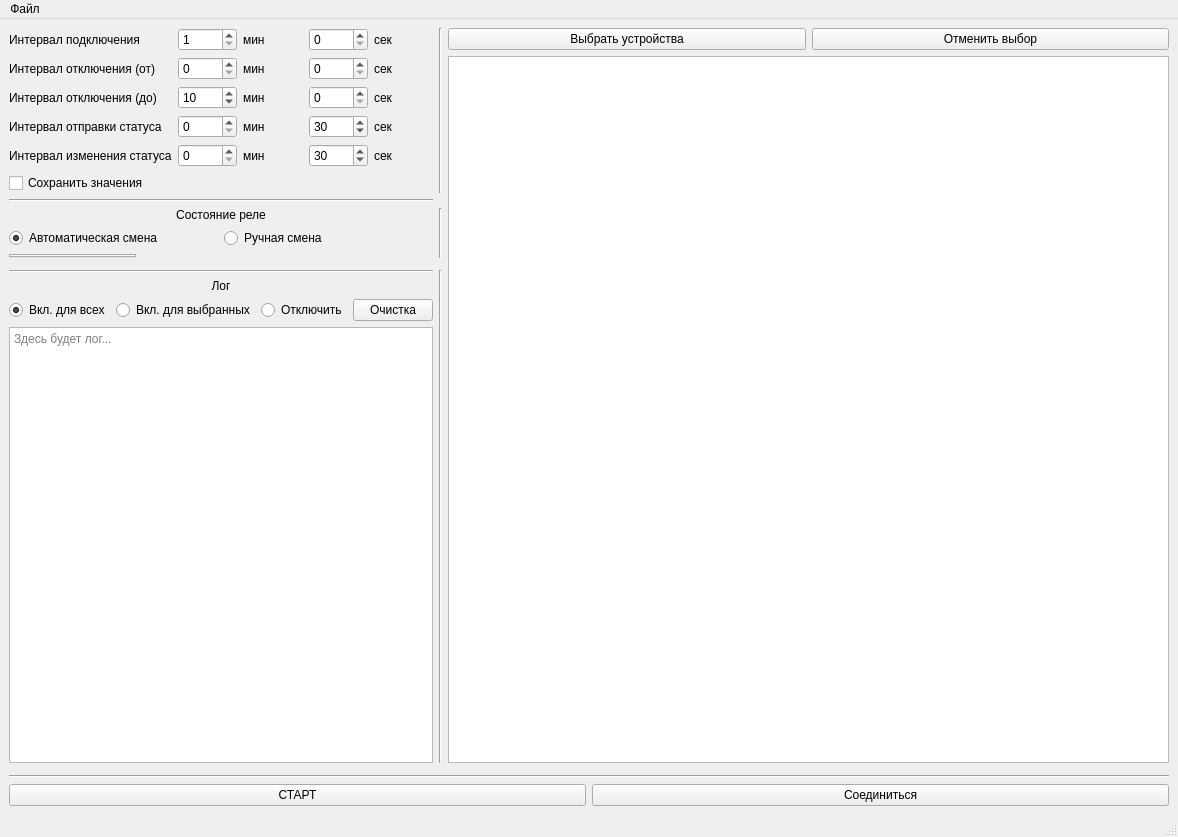
<?xml version="1.0" encoding="UTF-8"?>
<ui version="4.0">
 <class>MainWindow</class>
 <widget class="QMainWindow" name="MainWindow">
  <property name="geometry">
   <rect>
    <x>0</x>
    <y>0</y>
    <width>1178</width>
    <height>837</height>
   </rect>
  </property>
  <property name="sizePolicy">
   <sizepolicy hsizetype="Preferred" vsizetype="Preferred">
    <horstretch>0</horstretch>
    <verstretch>0</verstretch>
   </sizepolicy>
  </property>
  <property name="windowTitle">
   <string>QulonServerTest</string>
  </property>
  <property name="windowIcon">
   <iconset resource="rsc.qrc">
    <normaloff>:/images/img/icon.png</normaloff>:/images/img/icon.png</iconset>
  </property>
  <widget class="QWidget" name="centralwidget">
   <layout class="QGridLayout" name="gridLayout">
    <item row="6" column="1" rowspan="3">
     <widget class="Line" name="line_8">
      <property name="orientation">
       <enum>Qt::Vertical</enum>
      </property>
     </widget>
    </item>
    <item row="5" column="1">
     <widget class="Line" name="line_4">
      <property name="orientation">
       <enum>Qt::Vertical</enum>
      </property>
     </widget>
    </item>
    <item row="4" column="0">
     <widget class="QWidget" name="relayWidget" native="true">
      <layout class="QVBoxLayout" name="verticalLayout_4">
       <property name="leftMargin">
        <number>0</number>
       </property>
       <property name="topMargin">
        <number>0</number>
       </property>
       <property name="rightMargin">
        <number>0</number>
       </property>
       <property name="bottomMargin">
        <number>0</number>
       </property>
       <item>
        <layout class="QGridLayout" name="relayLayout">
         <property name="topMargin">
          <number>0</number>
         </property>
         <item row="1" column="0">
          <widget class="QRadioButton" name="relayAutoButton">
           <property name="text">
            <string>Автоматическая смена</string>
           </property>
           <property name="checked">
            <bool>true</bool>
           </property>
          </widget>
         </item>
         <item row="0" column="0" colspan="2">
          <widget class="QLabel" name="relayStatesLabel">
           <property name="text">
            <string>Состояние реле</string>
           </property>
           <property name="alignment">
            <set>Qt::AlignCenter</set>
           </property>
          </widget>
         </item>
         <item row="1" column="1">
          <widget class="QRadioButton" name="relayManualButton">
           <property name="text">
            <string>Ручная смена</string>
           </property>
          </widget>
         </item>
         <item row="2" column="0" colspan="2">
          <widget class="QTabWidget" name="relayStates">
           <property name="sizePolicy">
            <sizepolicy hsizetype="Fixed" vsizetype="Fixed">
             <horstretch>0</horstretch>
             <verstretch>0</verstretch>
            </sizepolicy>
           </property>
           <property name="currentIndex">
            <number>-1</number>
           </property>
          </widget>
         </item>
        </layout>
       </item>
      </layout>
     </widget>
    </item>
    <item row="6" column="0">
     <widget class="Line" name="line_2">
      <property name="orientation">
       <enum>Qt::Horizontal</enum>
      </property>
     </widget>
    </item>
    <item row="8" column="0">
     <widget class="QWidget" name="logWidget" native="true">
      <layout class="QVBoxLayout" name="verticalLayout_3">
       <property name="leftMargin">
        <number>0</number>
       </property>
       <property name="topMargin">
        <number>0</number>
       </property>
       <property name="rightMargin">
        <number>0</number>
       </property>
       <property name="bottomMargin">
        <number>0</number>
       </property>
       <item>
        <layout class="QHBoxLayout" name="logButtonsLayout">
         <property name="topMargin">
          <number>0</number>
         </property>
         <item>
          <widget class="QRadioButton" name="enableLogForAllButton">
           <property name="text">
            <string>Вкл. для всех</string>
           </property>
           <property name="checked">
            <bool>true</bool>
           </property>
          </widget>
         </item>
         <item>
          <widget class="QRadioButton" name="enableLogForSelectedButton">
           <property name="text">
            <string>Вкл. для выбранных</string>
           </property>
          </widget>
         </item>
         <item>
          <widget class="QRadioButton" name="disableLogButton">
           <property name="text">
            <string>Отключить</string>
           </property>
          </widget>
         </item>
         <item>
          <widget class="QPushButton" name="clearLogButton">
           <property name="text">
            <string>Очистка</string>
           </property>
          </widget>
         </item>
        </layout>
       </item>
       <item>
        <widget class="QTextBrowser" name="logWindow">
         <property name="sizePolicy">
          <sizepolicy hsizetype="Preferred" vsizetype="Expanding">
           <horstretch>0</horstretch>
           <verstretch>0</verstretch>
          </sizepolicy>
         </property>
         <property name="placeholderText">
          <string>Здесь будет лог...</string>
         </property>
        </widget>
       </item>
      </layout>
     </widget>
    </item>
    <item row="4" column="1">
     <widget class="Line" name="line_7">
      <property name="orientation">
       <enum>Qt::Vertical</enum>
      </property>
     </widget>
    </item>
    <item row="9" column="1">
     <widget class="Line" name="line_3">
      <property name="orientation">
       <enum>Qt::Vertical</enum>
      </property>
     </widget>
    </item>
    <item row="3" column="0">
     <widget class="Line" name="line">
      <property name="orientation">
       <enum>Qt::Horizontal</enum>
      </property>
     </widget>
    </item>
    <item row="16" column="0" colspan="6">
     <layout class="QHBoxLayout" name="controlButtonsLayout">
      <item>
       <widget class="QPushButton" name="multiConnectButton">
        <property name="sizePolicy">
         <sizepolicy hsizetype="Preferred" vsizetype="Preferred">
          <horstretch>0</horstretch>
          <verstretch>0</verstretch>
         </sizepolicy>
        </property>
        <property name="text">
         <string>СТАРТ</string>
        </property>
       </widget>
      </item>
      <item>
       <widget class="QPushButton" name="connectButton">
        <property name="sizePolicy">
         <sizepolicy hsizetype="Preferred" vsizetype="Preferred">
          <horstretch>0</horstretch>
          <verstretch>0</verstretch>
         </sizepolicy>
        </property>
        <property name="text">
         <string>Соединиться</string>
        </property>
       </widget>
      </item>
     </layout>
    </item>
    <item row="1" column="1" rowspan="2">
     <widget class="Line" name="line_5">
      <property name="orientation">
       <enum>Qt::Vertical</enum>
      </property>
     </widget>
    </item>
    <item row="1" column="2" rowspan="8" colspan="4">
     <widget class="QWidget" name="deviceWidget" native="true">
      <layout class="QGridLayout" name="gridLayout_5">
       <property name="leftMargin">
        <number>0</number>
       </property>
       <property name="topMargin">
        <number>0</number>
       </property>
       <property name="rightMargin">
        <number>0</number>
       </property>
       <property name="bottomMargin">
        <number>0</number>
       </property>
       <item row="0" column="0">
        <widget class="QPushButton" name="turnOnDevicesButton">
         <property name="sizePolicy">
          <sizepolicy hsizetype="Minimum" vsizetype="Fixed">
           <horstretch>0</horstretch>
           <verstretch>0</verstretch>
          </sizepolicy>
         </property>
         <property name="text">
          <string>Выбрать устройства</string>
         </property>
        </widget>
       </item>
       <item row="0" column="1">
        <widget class="QPushButton" name="turnOffDevicesButton">
         <property name="text">
          <string>Отменить выбор</string>
         </property>
        </widget>
       </item>
       <item row="1" column="0" colspan="2">
        <widget class="QTableWidget" name="deviceTable">
         <property name="sizePolicy">
          <sizepolicy hsizetype="Minimum" vsizetype="Preferred">
           <horstretch>0</horstretch>
           <verstretch>0</verstretch>
          </sizepolicy>
         </property>
        </widget>
       </item>
      </layout>
     </widget>
    </item>
    <item row="1" column="0" rowspan="2">
     <layout class="QGridLayout" name="timersLayout">
      <item row="0" column="1">
       <widget class="QSpinBox" name="conIntMinBox">
        <property name="sizePolicy">
         <sizepolicy hsizetype="Preferred" vsizetype="Preferred">
          <horstretch>0</horstretch>
          <verstretch>0</verstretch>
         </sizepolicy>
        </property>
        <property name="minimum">
         <number>1</number>
        </property>
        <property name="maximum">
         <number>120</number>
        </property>
       </widget>
      </item>
      <item row="3" column="4">
       <widget class="QLabel" name="secLabel4">
        <property name="sizePolicy">
         <sizepolicy hsizetype="Preferred" vsizetype="Preferred">
          <horstretch>0</horstretch>
          <verstretch>0</verstretch>
         </sizepolicy>
        </property>
        <property name="text">
         <string>сек</string>
        </property>
       </widget>
      </item>
      <item row="0" column="2">
       <widget class="QLabel" name="minLabel1">
        <property name="sizePolicy">
         <sizepolicy hsizetype="Preferred" vsizetype="Preferred">
          <horstretch>0</horstretch>
          <verstretch>0</verstretch>
         </sizepolicy>
        </property>
        <property name="text">
         <string>мин</string>
        </property>
       </widget>
      </item>
      <item row="4" column="1">
       <widget class="QSpinBox" name="changeStatusIntMinBox">
        <property name="sizePolicy">
         <sizepolicy hsizetype="Preferred" vsizetype="Preferred">
          <horstretch>0</horstretch>
          <verstretch>0</verstretch>
         </sizepolicy>
        </property>
        <property name="maximum">
         <number>120</number>
        </property>
       </widget>
      </item>
      <item row="1" column="0">
       <widget class="QLabel" name="discIntFromLabel">
        <property name="sizePolicy">
         <sizepolicy hsizetype="Preferred" vsizetype="Preferred">
          <horstretch>0</horstretch>
          <verstretch>0</verstretch>
         </sizepolicy>
        </property>
        <property name="text">
         <string>Интервал отключения (от)</string>
        </property>
       </widget>
      </item>
      <item row="5" column="0">
       <widget class="QCheckBox" name="saveValuesButton">
        <property name="sizePolicy">
         <sizepolicy hsizetype="Preferred" vsizetype="Preferred">
          <horstretch>0</horstretch>
          <verstretch>0</verstretch>
         </sizepolicy>
        </property>
        <property name="text">
         <string>Сохранить значения</string>
        </property>
       </widget>
      </item>
      <item row="0" column="4">
       <widget class="QLabel" name="secLabel1">
        <property name="sizePolicy">
         <sizepolicy hsizetype="Preferred" vsizetype="Preferred">
          <horstretch>0</horstretch>
          <verstretch>0</verstretch>
         </sizepolicy>
        </property>
        <property name="text">
         <string>сек</string>
        </property>
       </widget>
      </item>
      <item row="3" column="1">
       <widget class="QSpinBox" name="sendStatusIntMinBox">
        <property name="sizePolicy">
         <sizepolicy hsizetype="Preferred" vsizetype="Preferred">
          <horstretch>0</horstretch>
          <verstretch>0</verstretch>
         </sizepolicy>
        </property>
        <property name="maximum">
         <number>120</number>
        </property>
       </widget>
      </item>
      <item row="4" column="0">
       <widget class="QLabel" name="changeStatusIntLabel">
        <property name="sizePolicy">
         <sizepolicy hsizetype="Preferred" vsizetype="Preferred">
          <horstretch>0</horstretch>
          <verstretch>0</verstretch>
         </sizepolicy>
        </property>
        <property name="text">
         <string>Интервал изменения статуса</string>
        </property>
       </widget>
      </item>
      <item row="2" column="4">
       <widget class="QLabel" name="secLabel3">
        <property name="sizePolicy">
         <sizepolicy hsizetype="Preferred" vsizetype="Preferred">
          <horstretch>0</horstretch>
          <verstretch>0</verstretch>
         </sizepolicy>
        </property>
        <property name="text">
         <string>сек</string>
        </property>
       </widget>
      </item>
      <item row="1" column="1">
       <widget class="QSpinBox" name="discIntFromMinBox">
        <property name="sizePolicy">
         <sizepolicy hsizetype="Preferred" vsizetype="Preferred">
          <horstretch>0</horstretch>
          <verstretch>0</verstretch>
         </sizepolicy>
        </property>
        <property name="minimum">
         <number>0</number>
        </property>
        <property name="maximum">
         <number>120</number>
        </property>
       </widget>
      </item>
      <item row="3" column="3">
       <widget class="QSpinBox" name="sendStatusIntSecBox">
        <property name="sizePolicy">
         <sizepolicy hsizetype="Preferred" vsizetype="Preferred">
          <horstretch>0</horstretch>
          <verstretch>0</verstretch>
         </sizepolicy>
        </property>
        <property name="maximum">
         <number>59</number>
        </property>
        <property name="value">
         <number>30</number>
        </property>
       </widget>
      </item>
      <item row="2" column="1">
       <widget class="QSpinBox" name="discIntToMinBox">
        <property name="sizePolicy">
         <sizepolicy hsizetype="Preferred" vsizetype="Preferred">
          <horstretch>0</horstretch>
          <verstretch>0</verstretch>
         </sizepolicy>
        </property>
        <property name="minimum">
         <number>0</number>
        </property>
        <property name="maximum">
         <number>120</number>
        </property>
        <property name="value">
         <number>10</number>
        </property>
       </widget>
      </item>
      <item row="3" column="2">
       <widget class="QLabel" name="minLabel4">
        <property name="sizePolicy">
         <sizepolicy hsizetype="Preferred" vsizetype="Preferred">
          <horstretch>0</horstretch>
          <verstretch>0</verstretch>
         </sizepolicy>
        </property>
        <property name="text">
         <string>мин</string>
        </property>
       </widget>
      </item>
      <item row="2" column="2">
       <widget class="QLabel" name="minLabel3">
        <property name="sizePolicy">
         <sizepolicy hsizetype="Preferred" vsizetype="Preferred">
          <horstretch>0</horstretch>
          <verstretch>0</verstretch>
         </sizepolicy>
        </property>
        <property name="text">
         <string>мин</string>
        </property>
       </widget>
      </item>
      <item row="2" column="0">
       <widget class="QLabel" name="discIntToLabel">
        <property name="sizePolicy">
         <sizepolicy hsizetype="Preferred" vsizetype="Preferred">
          <horstretch>0</horstretch>
          <verstretch>0</verstretch>
         </sizepolicy>
        </property>
        <property name="text">
         <string>Интервал отключения (до)</string>
        </property>
       </widget>
      </item>
      <item row="1" column="2">
       <widget class="QLabel" name="minLabel2">
        <property name="sizePolicy">
         <sizepolicy hsizetype="Preferred" vsizetype="Preferred">
          <horstretch>0</horstretch>
          <verstretch>0</verstretch>
         </sizepolicy>
        </property>
        <property name="text">
         <string>мин</string>
        </property>
       </widget>
      </item>
      <item row="0" column="0">
       <widget class="QLabel" name="conIntLabel">
        <property name="sizePolicy">
         <sizepolicy hsizetype="Preferred" vsizetype="Preferred">
          <horstretch>0</horstretch>
          <verstretch>0</verstretch>
         </sizepolicy>
        </property>
        <property name="text">
         <string>Интервал подключения</string>
        </property>
       </widget>
      </item>
      <item row="0" column="3">
       <widget class="QSpinBox" name="conIntSecBox">
        <property name="sizePolicy">
         <sizepolicy hsizetype="Preferred" vsizetype="Preferred">
          <horstretch>0</horstretch>
          <verstretch>0</verstretch>
         </sizepolicy>
        </property>
        <property name="maximum">
         <number>59</number>
        </property>
       </widget>
      </item>
      <item row="1" column="3">
       <widget class="QSpinBox" name="discIntFromSecBox">
        <property name="sizePolicy">
         <sizepolicy hsizetype="Preferred" vsizetype="Preferred">
          <horstretch>0</horstretch>
          <verstretch>0</verstretch>
         </sizepolicy>
        </property>
        <property name="maximum">
         <number>59</number>
        </property>
       </widget>
      </item>
      <item row="1" column="4">
       <widget class="QLabel" name="secLabel2">
        <property name="sizePolicy">
         <sizepolicy hsizetype="Preferred" vsizetype="Preferred">
          <horstretch>0</horstretch>
          <verstretch>0</verstretch>
         </sizepolicy>
        </property>
        <property name="text">
         <string>сек</string>
        </property>
       </widget>
      </item>
      <item row="2" column="3">
       <widget class="QSpinBox" name="discIntToSecBox">
        <property name="sizePolicy">
         <sizepolicy hsizetype="Preferred" vsizetype="Preferred">
          <horstretch>0</horstretch>
          <verstretch>0</verstretch>
         </sizepolicy>
        </property>
        <property name="maximum">
         <number>59</number>
        </property>
       </widget>
      </item>
      <item row="3" column="0">
       <widget class="QLabel" name="sendStatusIntLabel">
        <property name="sizePolicy">
         <sizepolicy hsizetype="Preferred" vsizetype="Preferred">
          <horstretch>0</horstretch>
          <verstretch>0</verstretch>
         </sizepolicy>
        </property>
        <property name="text">
         <string>Интервал отправки статуса</string>
        </property>
       </widget>
      </item>
      <item row="4" column="2">
       <widget class="QLabel" name="minLabel5">
        <property name="sizePolicy">
         <sizepolicy hsizetype="Preferred" vsizetype="Preferred">
          <horstretch>0</horstretch>
          <verstretch>0</verstretch>
         </sizepolicy>
        </property>
        <property name="text">
         <string>мин</string>
        </property>
       </widget>
      </item>
      <item row="4" column="3">
       <widget class="QSpinBox" name="changeStatusIntSecBox">
        <property name="sizePolicy">
         <sizepolicy hsizetype="Preferred" vsizetype="Preferred">
          <horstretch>0</horstretch>
          <verstretch>0</verstretch>
         </sizepolicy>
        </property>
        <property name="maximum">
         <number>59</number>
        </property>
        <property name="value">
         <number>30</number>
        </property>
       </widget>
      </item>
      <item row="4" column="4">
       <widget class="QLabel" name="secLabel5">
        <property name="sizePolicy">
         <sizepolicy hsizetype="Preferred" vsizetype="Preferred">
          <horstretch>0</horstretch>
          <verstretch>0</verstretch>
         </sizepolicy>
        </property>
        <property name="text">
         <string>сек</string>
        </property>
       </widget>
      </item>
     </layout>
    </item>
    <item row="15" column="0" colspan="6">
     <widget class="Line" name="line_6">
      <property name="orientation">
       <enum>Qt::Horizontal</enum>
      </property>
     </widget>
    </item>
    <item row="7" column="0">
     <widget class="QLabel" name="label">
      <property name="text">
       <string>Лог</string>
      </property>
      <property name="alignment">
       <set>Qt::AlignCenter</set>
      </property>
     </widget>
    </item>
   </layout>
   <zorder>line</zorder>
   <zorder>line_2</zorder>
   <zorder>line_6</zorder>
   <zorder>line_3</zorder>
   <zorder>line_4</zorder>
   <zorder>logWidget</zorder>
   <zorder>relayWidget</zorder>
   <zorder>line_7</zorder>
   <zorder>line_8</zorder>
   <zorder>line_5</zorder>
   <zorder>deviceWidget</zorder>
   <zorder>label</zorder>
  </widget>
  <widget class="QMenuBar" name="menubar">
   <property name="geometry">
    <rect>
     <x>0</x>
     <y>0</y>
     <width>1178</width>
     <height>21</height>
    </rect>
   </property>
   <widget class="QMenu" name="menu">
    <property name="title">
     <string>Файл</string>
    </property>
    <addaction name="openIniFileAction"/>
   </widget>
   <addaction name="menu"/>
  </widget>
  <widget class="QStatusBar" name="statusBar"/>
  <action name="openIniFileAction">
   <property name="text">
    <string>Открыть</string>
   </property>
   <property name="shortcut">
    <string>Ctrl+O</string>
   </property>
  </action>
 </widget>
 <resources>
  <include location="rsc.qrc"/>
 </resources>
 <connections/>
</ui>
